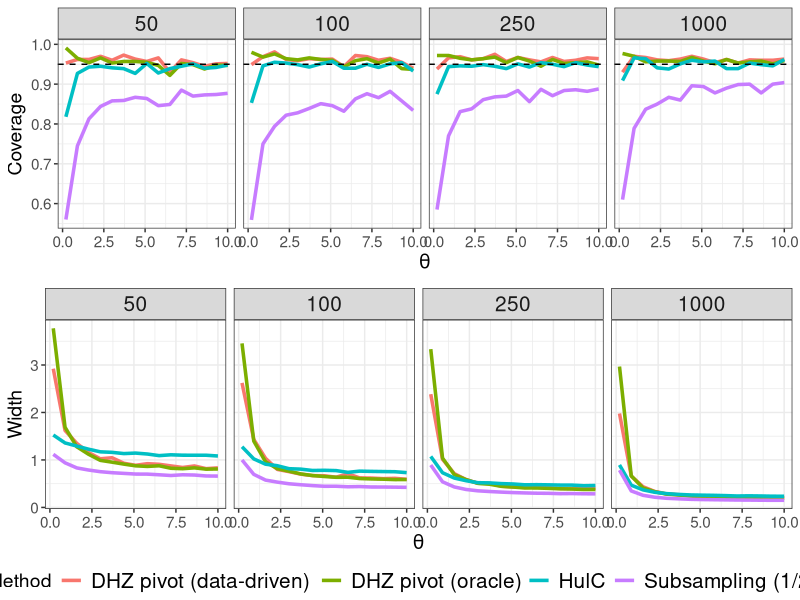
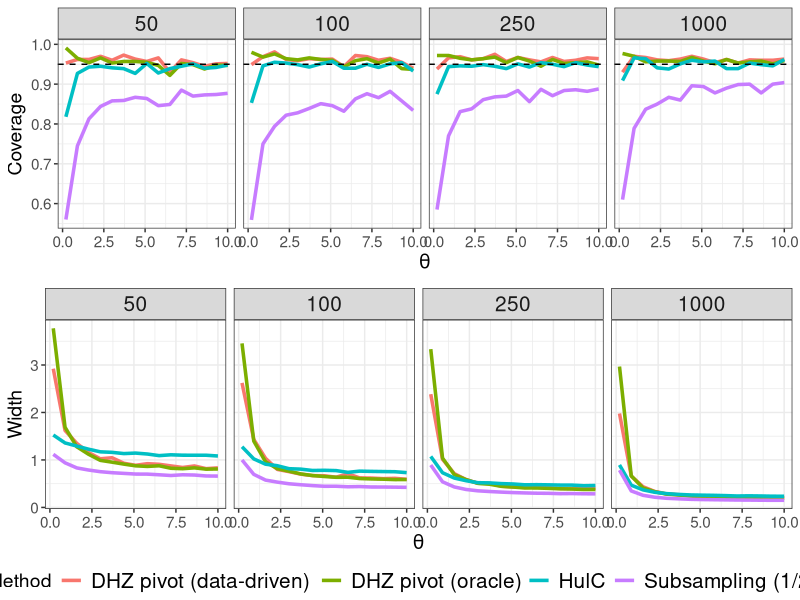

Recreate these plots in R, in order.
######################################################################################
library(dplyr)
library(ggplot2)
library(ggpubr)

df_compare = read.csv("./df_compare.csv")[,-1] 

df_compare$method[df_compare$method=="hulc"] = "HulC" 
df_compare$method[df_compare$method=="dhz_data"] = "DHZ pivot (data-driven)"
df_compare$method[df_compare$method=="dhz_orac"] = "DHZ pivot (oracle)"
df_compare$method[df_compare$method=="subsam"] = "Subsampling (1/2)"



p1_compare = df_compare %>% 
  ggplot(mapping = aes(x = theta, y = coverage, color = method)) +
  geom_line(aes(group = method), alpha = 1, linewidth = 1.2) +
  geom_hline(yintercept = 0.95,linetype = 2) + 
  facet_grid(~ n) + labs(colour = "Method", y = "Coverage", 
                         x = expression(theta) ) + 
  theme_bw() +
  theme(legend.position = "bottom", legend.text=element_text(size=15))  + 
  theme(strip.text.x = element_text(size = 15),
        axis.text.x = element_text(size = 11),
        axis.text.y = element_text(size = 11))

p2_compare = df_compare %>% 
  ggplot(mapping = aes(x = theta, y = width, color = method)) +
  geom_line(aes(group = method), alpha = 1, linewidth = 1.2) +
  facet_grid(~ n) + 
  labs(colour = "Method", y = "Width", x = expression(theta) ) + 
  theme_bw() +
  theme(legend.position = "bottom", legend.text=element_text(size=15)) + 
  theme(strip.text.x = element_text(size = 15),
        axis.text.x = element_text(size = 11),
        axis.text.y = element_text(size = 11))


p21 = ggarrange(p1_compare + theme(text = element_text(size = 14)), 
                p2_compare + theme(text = element_text(size = 14)) , 
                ncol=1, nrow=2, common.legend = TRUE, legend="bottom")

p21


ggsave(p21 , file = "./plots/compare.pdf",  
       width = 11, height = 6, dpi = 300, units = "in" )
